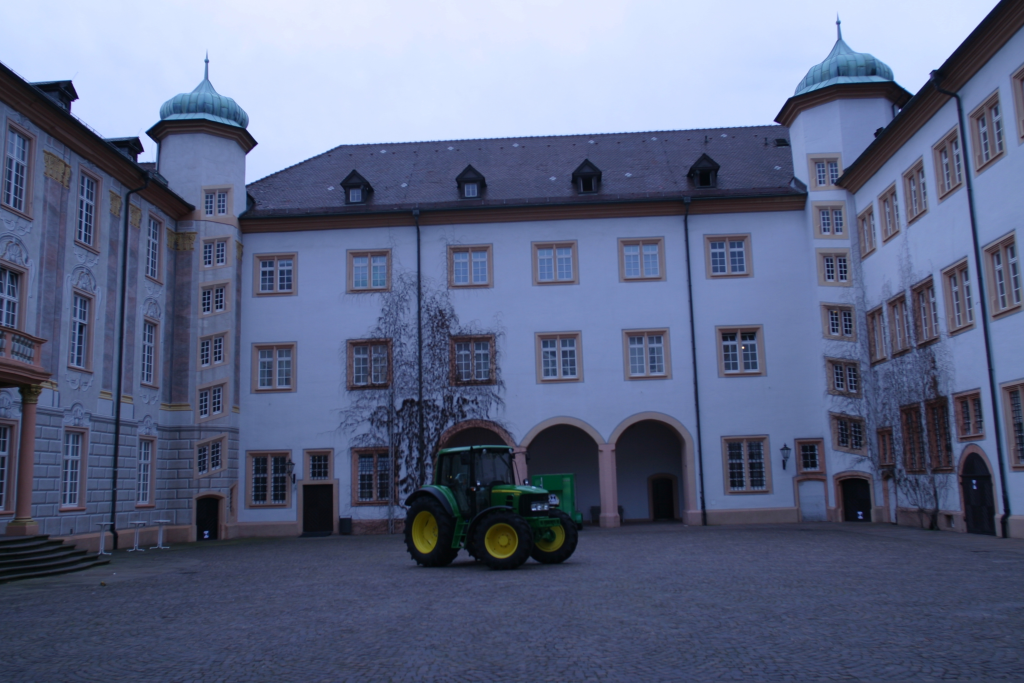
#> input picture 0000.jpg, 3072 x 2048 px (shown at 1/3 size)
$ python RunningMultipleImages.py   (older library calls are emulated)
#> lines starting #> are read from the running program, lines starting #| are printed output that depends on the picture
# -*- coding: utf-8 -*-
"""
Created on Sun Nov 21 21:04:13 2021

@author: User
"""

"Import the library used in the project"

import skimage
from skimage import data
import os
from skimage import io
import pandas as pd
from natsort import natsorted, ns
from sklearn.preprocessing import MinMaxScaler
from skimage import util
from skimage import filters
from mpl_toolkits.mplot3d import Axes3D

from sklearn import metrics
from sklearn.cluster import MeanShift,estimate_bandwidth
import numpy as np
import matplotlib.pyplot as plt
from skimage.util import view_as_blocks
from skimage import color
import skimage.io
import PIL
from PIL import Image
from numpy import asarray
from skimage.feature import hog
from skimage import data, color, io, exposure

"Importing images and resizing images"
data=[]

image = Image.open('0000.jpg')
#> image is the input picture: PIL image 3072x2048 RGB; mean R, G, B 93.3, 102.6, 132.3
base_width = 360
width_percent = (base_width / float(image.size[0]))
#> width_percent = 0.117
hsize = int((float(image.size[1]) * float(width_percent)))
#> hsize = 240
image = image.resize((base_width, hsize), PIL.Image.ANTIALIAS)
#> image: PIL image 360x240 RGB
image = asarray(image)
fd, hog_image = hog(image, pixels_per_cell=(16, 16), block_norm='L2-Hys',visualize=True, multichannel=True)
data.append(fd)

image = Image.open('0001.jpg')
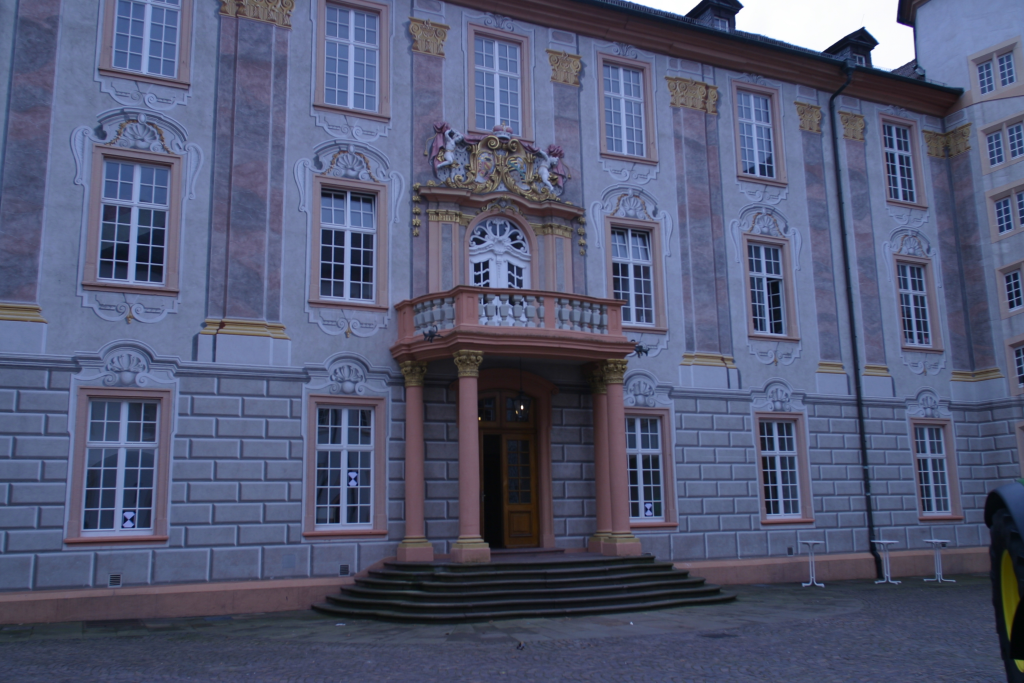
#> input picture Classification/0001.jpg, 3072 x 2048 px, found by its file name (shown at 1/3 size)
#> image is the input picture: PIL image 3072x2048 RGB; mean R, G, B 83.4, 88.8, 116.5
base_width = 360
width_percent = (base_width / float(image.size[0]))
hsize = int((float(image.size[1]) * float(width_percent)))
image = image.resize((base_width, hsize), PIL.Image.ANTIALIAS)
#> image: PIL image 360x240 RGB
image = asarray(image)
fd, hog_image = hog(image, pixels_per_cell=(16, 16), block_norm='L2-Hys',visualize=True, multichannel=True)
data.append(fd)

image = Image.open('0002.jpg')
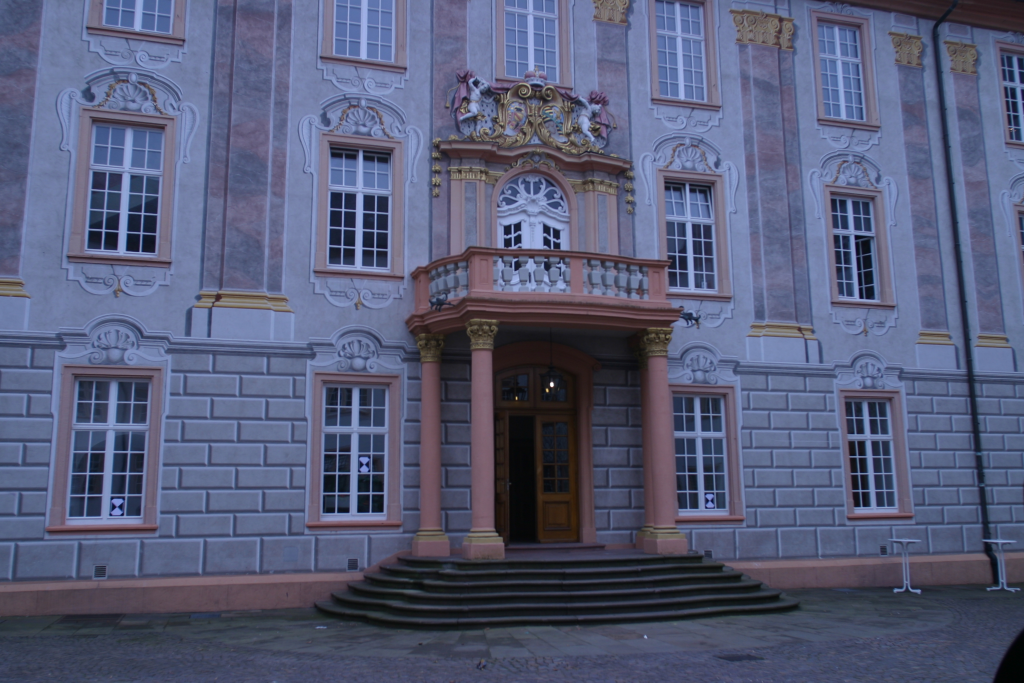
#> input picture Classification/0002.jpg, 3072 x 2048 px, found by its file name (shown at 1/3 size)
#> image is the input picture: PIL image 3072x2048 RGB; mean R, G, B 86.8, 92.1, 120.4
base_width = 360
width_percent = (base_width / float(image.size[0]))
hsize = int((float(image.size[1]) * float(width_percent)))
image = image.resize((base_width, hsize), PIL.Image.ANTIALIAS)
#> image: PIL image 360x240 RGB
image = asarray(image)
fd, hog_image = hog(image, pixels_per_cell=(16, 16), block_norm='L2-Hys',visualize=True, multichannel=True)
data.append(fd)

image = Image.open('0003.jpg')
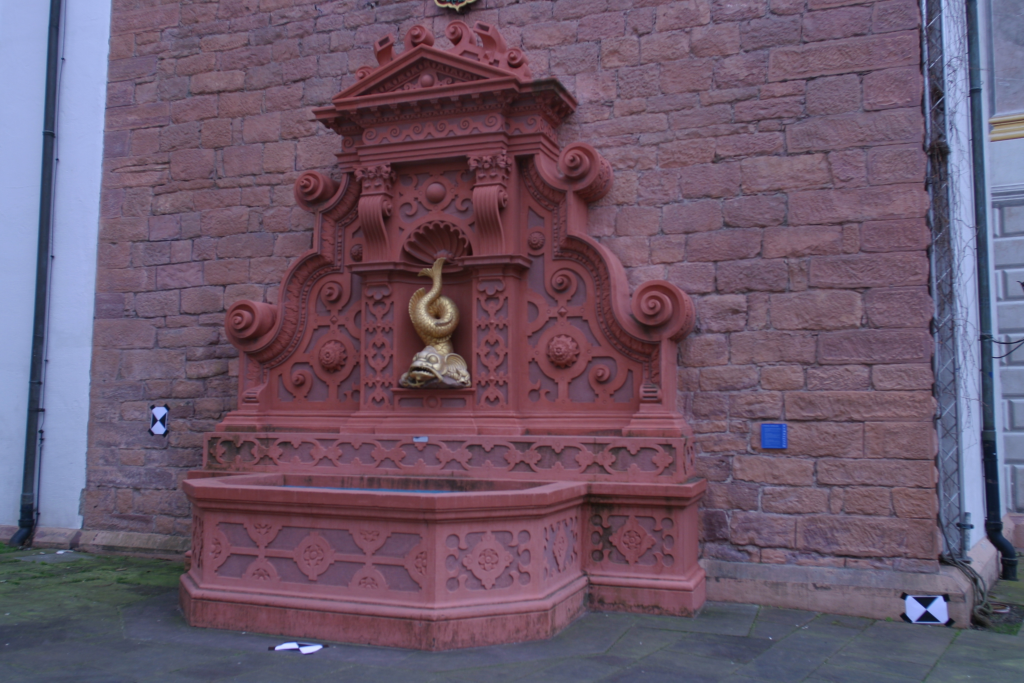
#> input picture Classification/0003.jpg, 3072 x 2048 px, found by its file name (shown at 1/3 size)
#> image is the input picture: PIL image 3072x2048 RGB; mean R, G, B 107, 87.3, 106.2
base_width = 360
width_percent = (base_width / float(image.size[0]))
hsize = int((float(image.size[1]) * float(width_percent)))
image = image.resize((base_width, hsize), PIL.Image.ANTIALIAS)
#> image: PIL image 360x240 RGB
image = asarray(image)
fd, hog_image = hog(image, pixels_per_cell=(16, 16), block_norm='L2-Hys',visualize=True, multichannel=True)
data.append(fd)

image = Image.open('0004.jpg')
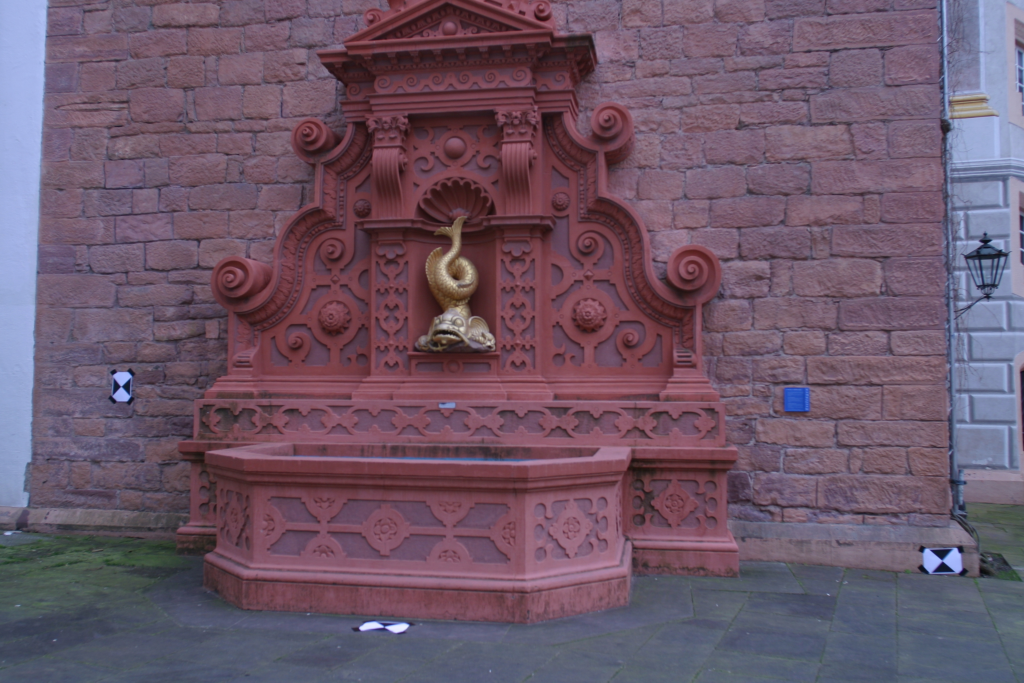
#> input picture Classification/0004.jpg, 3072 x 2048 px, found by its file name (shown at 1/3 size)
#> image is the input picture: PIL image 3072x2048 RGB; mean R, G, B 107.6, 86.3, 103.5
base_width = 360
width_percent = (base_width / float(image.size[0]))
hsize = int((float(image.size[1]) * float(width_percent)))
image = image.resize((base_width, hsize), PIL.Image.ANTIALIAS)
#> image: PIL image 360x240 RGB
image = asarray(image)
fd, hog_image = hog(image, pixels_per_cell=(16, 16), block_norm='L2-Hys',visualize=True, multichannel=True)
data.append(fd)

image = Image.open('0005.jpg')
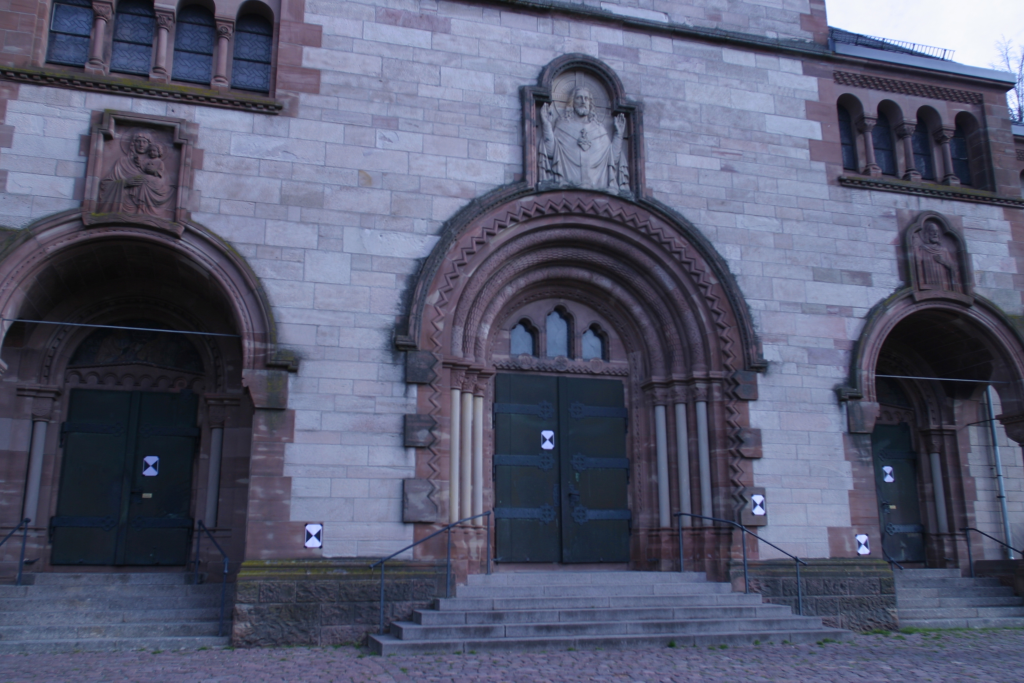
#> input picture Classification/0005.jpg, 3072 x 2048 px, found by its file name (shown at 1/3 size)
#> image is the input picture: PIL image 3072x2048 RGB; mean R, G, B 86, 89.4, 112.4
base_width = 360
width_percent = (base_width / float(image.size[0]))
hsize = int((float(image.size[1]) * float(width_percent)))
image = image.resize((base_width, hsize), PIL.Image.ANTIALIAS)
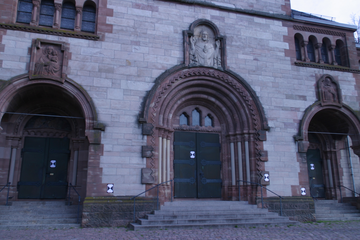
#> image: PIL image 360x240 RGB; mean R, G, B 86, 89.4, 112.4
image = asarray(image)
fd, hog_image = hog(image, pixels_per_cell=(16, 16), block_norm='L2-Hys',visualize=True, multichannel=True)
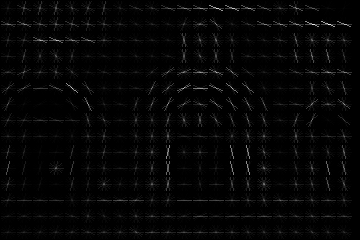
#> hog_image: shape (240, 360) float64; min 0, max 54.78, mean 1.2; drawn with min black and max white
data.append(fd)

#> (the run stopped early here; a loop or call above may not have finished)
